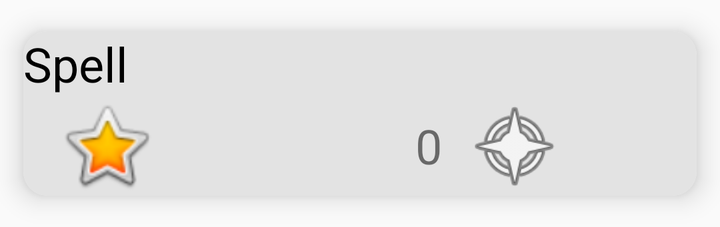
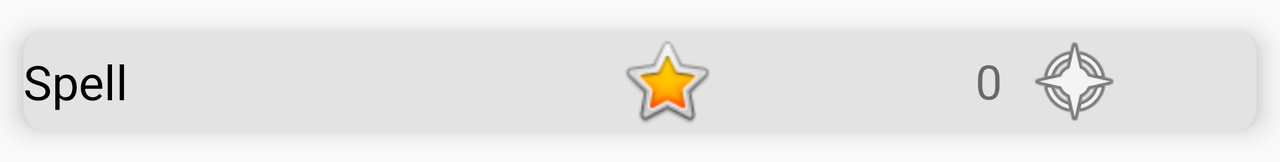

Compare how this app lays out the same screen by default and in its alternative resource folder. The renders come first, then the two layout files and the values they reference.
<!-- AndroidManifest.xml: application theme Theme.AppCompat.Light.NoActionBar -->
<!-- res/layout/cell_spell.xml -->
<?xml version="1.0" encoding="utf-8"?>
<androidx.cardview.widget.CardView xmlns:android="http://schemas.android.com/apk/res/android"
    xmlns:app="http://schemas.android.com/apk/res-auto"
    xmlns:tools="http://schemas.android.com/tools"
    android:layout_width="match_parent"
    android:layout_height="wrap_content"
    app:cardCornerRadius="@dimen/card_corner_radius"
    app:cardElevation="@dimen/card_elevation"
    app:cardUseCompatPadding="true">


    <androidx.constraintlayout.widget.ConstraintLayout
        android:id="@+id/cell_spell_main_layout"
        android:layout_width="match_parent"
        android:layout_height="match_parent"
        android:background="@color/cell_background_color">

        <ImageButton
            android:id="@+id/cell_spell_imageButton_action"
            android:layout_width="wrap_content"
            android:layout_height="wrap_content"
            android:visibility="gone"
            app:layout_constraintStart_toStartOf="parent"
            app:layout_constraintTop_toTopOf="parent" />

        <TextView
            android:id="@+id/cell_spell_textView_name"
            android:layout_width="wrap_content"
            android:layout_height="wrap_content"
            android:enabled="false"
            android:text="Spell"
            android:textColor="@drawable/edit_text_selector"
            android:textSize="@dimen/text_size_normal"
            app:layout_constraintEnd_toEndOf="parent"
            app:layout_constraintHorizontal_bias="0.0"
            app:layout_constraintStart_toEndOf="@+id/cell_spell_imageButton_action"
            app:layout_constraintTop_toTopOf="parent" />

        <TextView
            android:id="@+id/cell_spell_textView_power"
            android:layout_width="36dp"
            android:layout_height="@dimen/icon_size_normal"
            android:gravity="center"
            android:textSize="@dimen/text_size_normal"
            app:layout_constraintBottom_toBottomOf="parent"
            app:layout_constraintEnd_toStartOf="@+id/cell_spell_imageView_effect"
            app:layout_constraintTop_toBottomOf="@+id/cell_spell_textView_name" />

        <ImageView
            android:id="@+id/cell_spell_imageView_effect"
            android:layout_width="@dimen/icon_size_normal"
            android:layout_height="@dimen/icon_size_normal"
            android:layout_marginEnd="16dp"
            app:layout_constraintBottom_toBottomOf="parent"
            app:layout_constraintEnd_toStartOf="@+id/cell_spell_textView_energy"
            app:layout_constraintTop_toTopOf="@+id/cell_spell_textView_power" />

        <TextView
            android:id="@+id/cell_spell_textView_energy"
            android:layout_width="36dp"
            android:layout_height="@dimen/icon_size_normal"
            android:gravity="center"
            android:text="0"
            android:textSize="@dimen/text_size_normal"
            app:layout_constraintBottom_toBottomOf="parent"
            app:layout_constraintEnd_toStartOf="@+id/cell_spell_imageView_energy"
            app:layout_constraintTop_toTopOf="@+id/cell_spell_imageView_effect" />

        <ImageView
            android:id="@+id/cell_spell_imageView_energy"
            android:layout_width="@dimen/icon_size_normal"
            android:layout_height="@dimen/icon_size_normal"
            android:layout_marginEnd="16dp"
            app:layout_constraintBottom_toBottomOf="parent"
            app:layout_constraintEnd_toStartOf="@+id/cell_spell_textView_element"
            app:layout_constraintTop_toTopOf="@+id/cell_spell_textView_energy"
            app:srcCompat="@android:drawable/ic_menu_compass" />

        <TextView
            android:id="@+id/cell_spell_textView_element"
            android:layout_width="@dimen/icon_size_normal"
            android:layout_height="@dimen/icon_size_normal"
            app:layout_constraintBottom_toBottomOf="parent"
            app:layout_constraintEnd_toEndOf="parent"
            app:layout_constraintTop_toTopOf="@+id/cell_spell_imageView_energy" />

        <ImageView
            android:id="@+id/cell_spell_mastery_imageView"
            android:layout_width="@dimen/icon_size_normal"
            android:layout_height="@dimen/icon_size_normal"
            android:layout_marginEnd="@dimen/margin_horizontal_small"
            android:visibility="gone"
            app:layout_constraintBottom_toBottomOf="parent"
            app:layout_constraintEnd_toStartOf="@+id/cell_spell_textView_power"
            app:layout_constraintTop_toBottomOf="@+id/cell_spell_textView_name"
            app:srcCompat="@android:drawable/btn_star_big_on"
            tools:visibility="visible" />

    </androidx.constraintlayout.widget.ConstraintLayout>
</androidx.cardview.widget.CardView>
<!-- resources referenced by this layout -->
<resources>
  <color name="cell_background_color">#E3E3E3</color>
  <dimen name="card_corner_radius">12dp</dimen>
  <dimen name="card_elevation">8dp</dimen>
  <dimen name="icon_size_normal">50dp </dimen>
  <dimen name="margin_horizontal_small">16dp</dimen>
  <dimen name="text_size_normal">24sp</dimen>
  <!-- drawable edit_text_selector (drawable) -->
  <?xml version="1.0" encoding="utf-8"?>
  <selector xmlns:android="http://schemas.android.com/apk/res/android">
      <item android:state_enabled="true" android:color="@color/enable"/>
      <item android:state_enabled="false" android:color="@color/disabled"/>
  </selector>
  <color name="enable">#000000</color>
  <color name="disabled">#000000</color>
</resources>
<!-- res/layout-w600dp/cell_spell.xml (the repository's variant of the layout above) -->
<!-- drawn on the phone turned sideways -->
<?xml version="1.0" encoding="utf-8"?>
<androidx.cardview.widget.CardView xmlns:android="http://schemas.android.com/apk/res/android"
    xmlns:app="http://schemas.android.com/apk/res-auto"
    xmlns:tools="http://schemas.android.com/tools"
    android:layout_width="match_parent"
    android:layout_height="wrap_content"
    app:cardCornerRadius="@dimen/card_corner_radius"
    app:cardElevation="@dimen/card_elevation"
    app:cardUseCompatPadding="true">


    <androidx.constraintlayout.widget.ConstraintLayout
        android:id="@+id/cell_spell_main_layout"
        android:layout_width="match_parent"
        android:layout_height="match_parent"
        android:background="@color/cell_background_color">

        <ImageButton
            android:id="@+id/cell_spell_imageButton_action"
            android:layout_width="wrap_content"
            android:layout_height="wrap_content"
            android:visibility="gone"
            app:layout_constraintBottom_toBottomOf="parent"
            app:layout_constraintStart_toStartOf="parent"
            app:layout_constraintTop_toTopOf="parent" />

        <TextView
            android:id="@+id/cell_spell_textView_name"
            android:layout_width="wrap_content"
            android:layout_height="wrap_content"
            android:enabled="false"
            android:text="Spell"
            android:textColor="@drawable/edit_text_selector"
            android:textSize="@dimen/text_size_normal"
            app:layout_constraintBottom_toBottomOf="parent"
            app:layout_constraintEnd_toStartOf="@+id/cell_spell_mastery_imageView"
            app:layout_constraintHorizontal_bias="0.0"
            app:layout_constraintStart_toEndOf="@+id/cell_spell_imageButton_action"
            app:layout_constraintTop_toTopOf="parent" />

        <TextView
            android:id="@+id/cell_spell_textView_power"
            android:layout_width="36dp"
            android:layout_height="@dimen/icon_size_normal"
            android:gravity="center"
            android:textSize="@dimen/text_size_normal"
            app:layout_constraintBottom_toBottomOf="parent"
            app:layout_constraintEnd_toStartOf="@+id/cell_spell_imageView_effect"
            app:layout_constraintTop_toTopOf="parent" />

        <ImageView
            android:id="@+id/cell_spell_imageView_effect"
            android:layout_width="@dimen/icon_size_normal"
            android:layout_height="@dimen/icon_size_normal"
            android:layout_marginEnd="16dp"
            app:layout_constraintBottom_toBottomOf="parent"
            app:layout_constraintEnd_toStartOf="@+id/cell_spell_textView_energy"
            app:layout_constraintTop_toTopOf="parent" />

        <TextView
            android:id="@+id/cell_spell_textView_energy"
            android:layout_width="36dp"
            android:layout_height="@dimen/icon_size_normal"
            android:gravity="center"
            android:text="0"
            android:textSize="@dimen/text_size_normal"
            app:layout_constraintBottom_toBottomOf="parent"
            app:layout_constraintEnd_toStartOf="@+id/cell_spell_imageView_energy"
            app:layout_constraintTop_toTopOf="parent" />

        <ImageView
            android:id="@+id/cell_spell_imageView_energy"
            android:layout_width="@dimen/icon_size_normal"
            android:layout_height="@dimen/icon_size_normal"
            android:layout_marginEnd="16dp"
            app:layout_constraintBottom_toBottomOf="parent"
            app:layout_constraintEnd_toStartOf="@+id/cell_spell_textView_element"
            app:layout_constraintTop_toTopOf="parent"
            app:srcCompat="@android:drawable/ic_menu_compass" />

        <TextView
            android:id="@+id/cell_spell_textView_element"
            android:layout_width="@dimen/icon_size_normal"
            android:layout_height="@dimen/icon_size_normal"
            app:layout_constraintBottom_toBottomOf="parent"
            app:layout_constraintEnd_toEndOf="parent"
            app:layout_constraintTop_toTopOf="parent" />

        <ImageView
            android:id="@+id/cell_spell_mastery_imageView"
            android:layout_width="@dimen/icon_size_normal"
            android:layout_height="@dimen/icon_size_normal"
            android:layout_marginEnd="@dimen/margin_horizontal_small"
            android:visibility="gone"
            app:layout_constraintBottom_toBottomOf="parent"
            app:layout_constraintEnd_toStartOf="@+id/cell_spell_textView_power"
            app:layout_constraintTop_toTopOf="parent"
            app:srcCompat="@android:drawable/btn_star_big_on"
            tools:visibility="visible" />

    </androidx.constraintlayout.widget.ConstraintLayout>
</androidx.cardview.widget.CardView>
